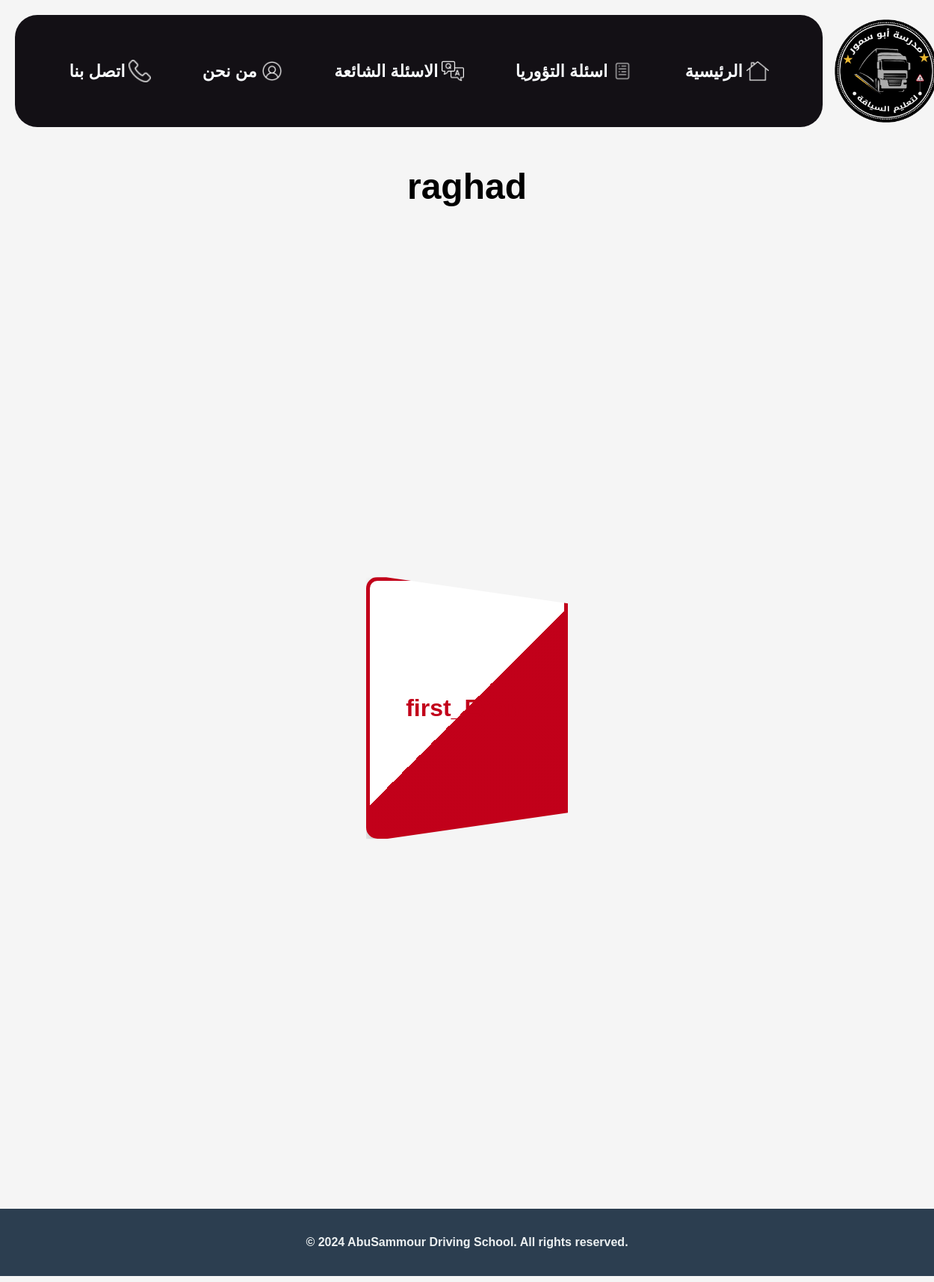
Before: /category/1/exams/ with the older database file.
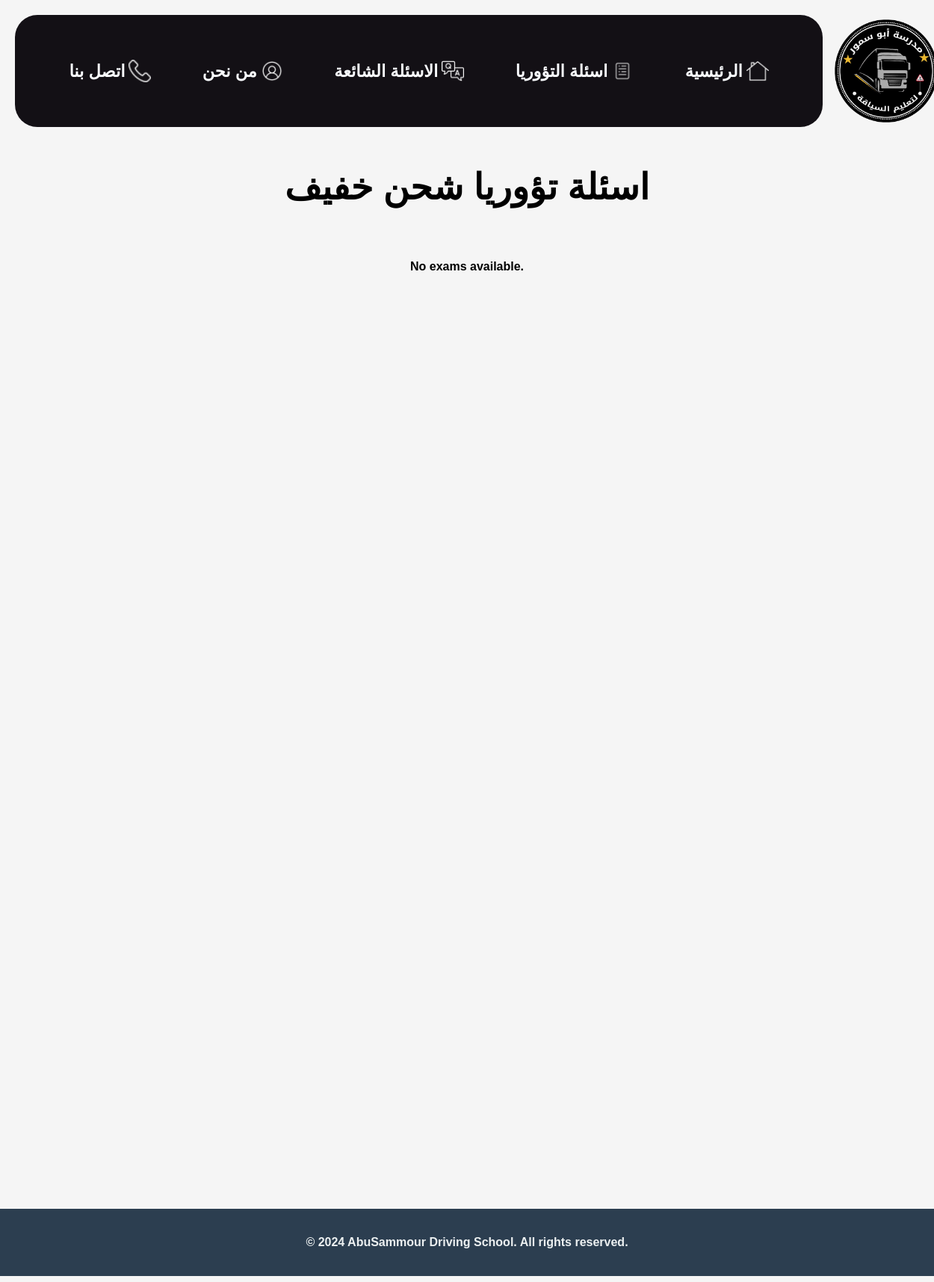
After: the same page with the newer database file.
### main/models.py (models this page shows, shortened)
class Category(models.Model):
    name = models.CharField(max_length=100)

class Exam(models.Model):
    title = models.CharField(max_length=200)
    description = models.TextField(blank=True, null=True)
    category = models.ForeignKey(Category, on_delete=models.CASCADE, related_name='exams')

### main/views.py (the view)
# urls.py: path('category/<int:category_id>/exams/', category_exams, name='category_exams'),  # New URL for viewing exams in a category
def category_exams(request, category_id):
    category = get_object_or_404(Category, pk=category_id)
    exams = category.exams.all()  # Use the related_name 'exams' to fetch exams in the category
    return render(request, 'main/category_exams.html', {'category': category, 'exams': exams})

### main/templates/main/category_exams.html (shortened to what this page needs)
{% extends 'base.html' %}
{% load static %}
    {% block content %}
    <div class="container">
        <h1>{{ category.name }}</h1>
        <ul class="exam-list">
            {% for exam in exams %}
                <li class="exam-item">
                    <a href="{% url 'exam_detail' exam.id %}" class="exam-link">
                        {{ exam.title }}
                    </a>
                </li>
            {% empty %}
                <li>No exams available.</li>
            {% endfor %}
        </ul>
    </div>
    {% endblock %}

Changed rows visible on the page:
no longer on this page (row edited): Exam: title "first_Exam"
changed Category: name "raghad" → "اسئلة تؤوريا شحن خفيف"
Other visible differences:
text now shown: "No exams available."
